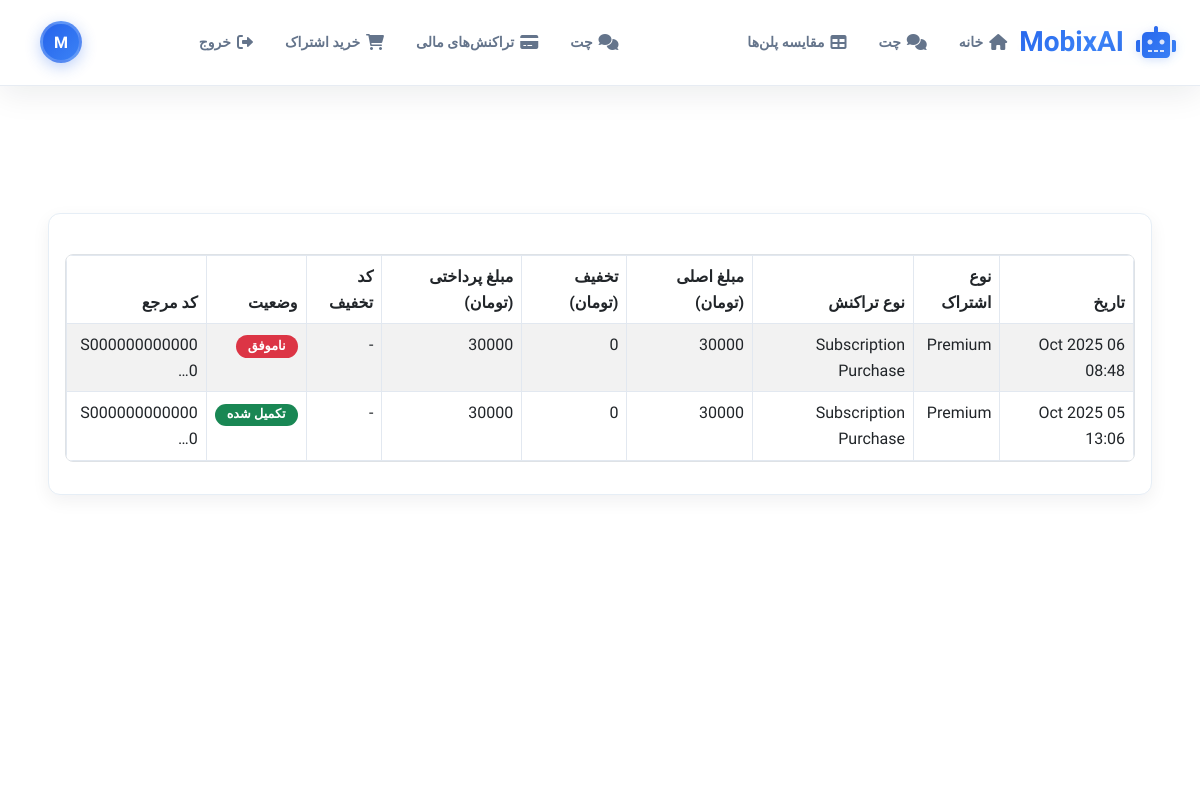
Before: /financial-transactions/ (signed in) with the older database file.
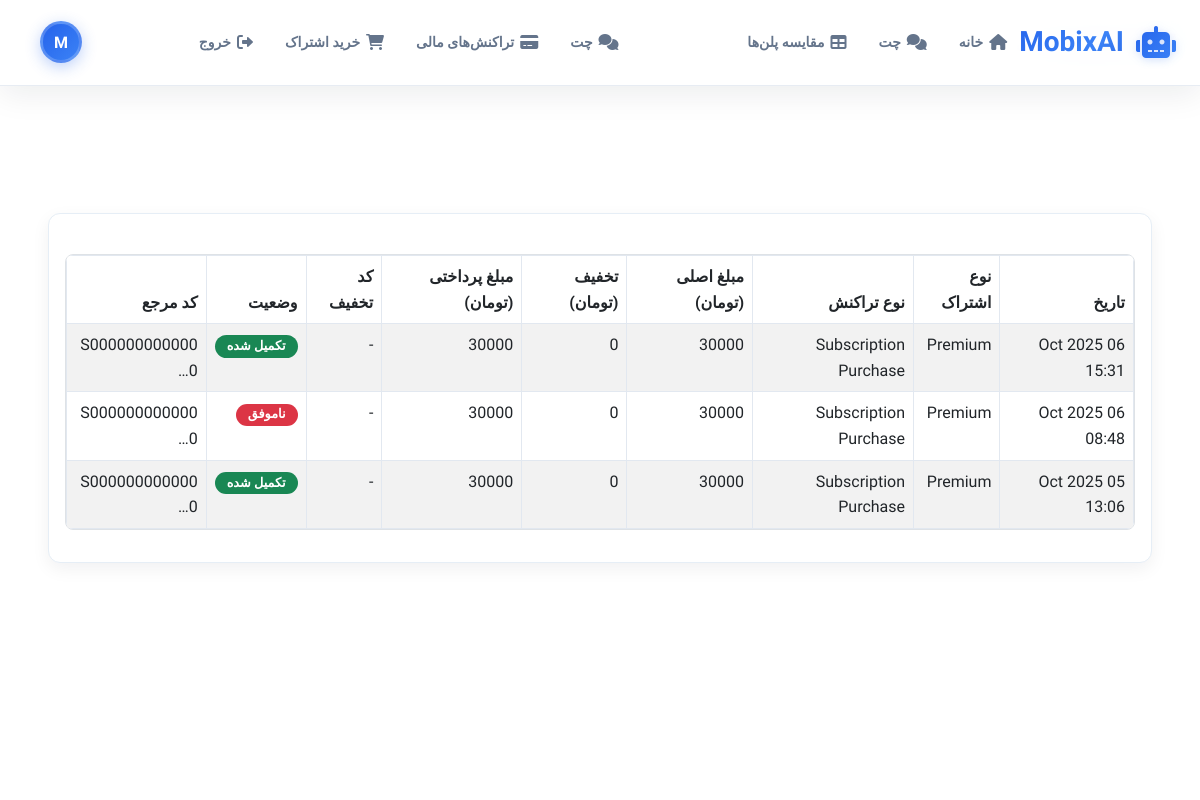
After: the same page with the newer database file.
### subscriptions/models.py (models this page shows, shortened)
class FinancialTransaction(models.Model):
    TRANSACTION_TYPES = [
        ('subscription_purchase', 'Subscription Purchase'),
        ('subscription_upgrade', 'Subscription Upgrade'),
        ('subscription_renewal', 'Subscription Renewal'),
    ]
    TRANSACTION_STATUS = [
        ('pending', 'Pending'),
        ('completed', 'Completed'),
        ('failed', 'Failed'),
        ('refunded', 'Refunded'),
    ]
    user = models.ForeignKey(User, on_delete=models.CASCADE, related_name='financial_transactions')
    subscription_type = models.ForeignKey(SubscriptionType, on_delete=models.CASCADE, null=True, blank=True)
    transaction_type = models.CharField(max_length=30, choices=TRANSACTION_TYPES)
    status = models.CharField(max_length=20, choices=TRANSACTION_STATUS, default='pending')
    amount = models.DecimalField(max_digits=10, decimal_places=2, help_text="Amount in Tomans")
    original_amount = models.DecimalField(max_digits=10, decimal_places=2, null=True, blank=True, help_text="Original amount before discounts in Tomans")
    discount_amount = models.DecimalField(max_digits=10, decimal_places=2, default=0, help_text="Discount amount in Tomans")
    authority = models.CharField(max_length=100, unique=True, help_text="Payment authority from gateway")
    reference_id = models.CharField(max_length=100, null=True, blank=True, help_text="Reference ID from payment gateway")
    discount_code = models.ForeignKey(DiscountCode, on_delete=models.SET_NULL, null=True, blank=True)
    created_at = models.DateTimeField(default=timezone.now)
    updated_at = models.DateTimeField(auto_now=True)
    class Meta:
        db_table = 'financial_transactions'
        verbose_name = "Financial Transaction"
        verbose_name_plural = "Financial Transactions"
        ordering = ['-created_at']

class SubscriptionType(models.Model):
    name = models.CharField(max_length=50, unique=True)
    description = models.TextField(blank=True)
    price = models.DecimalField(max_digits=10, decimal_places=2, default=0)
    duration_days = models.IntegerField(default=30, help_text="Subscription duration in days")
    sku = models.CharField(max_length=50, unique=True, help_text="Stock Keeping Unit for the subscription")
    max_tokens = models.IntegerField(default=0, help_text="Maximum tokens allowed for this subscription (0 for unlimited)")
    max_tokens_free = models.IntegerField(default=0, help_text="Maximum free tokens allowed for this subscription (0 for unlimited)")
    max_openrouter_cost_usd = models.DecimalField(
        max_digits=10,
        decimal_places=2,
        default=0,
        help_text="Maximum OpenRouter API cost in USD allowed for this subscription (0 for unlimited)"
    )
    hourly_max_messages = models.IntegerField(default=0, help_text="Maximum messages per hour (0 for unlimited)")
    hourly_max_tokens = models.IntegerField(default=0, help_text="Maximum tokens per hour (0 for unlimited)")
    three_hours_max_messages = models.IntegerField(default=0, help_text="Maximum messages per 3 hours (0 for unlimited)")
    three_hours_max_tokens = models.IntegerField(default=0, help_text="Maximum tokens per 3 hours (0 for unlimited)")
    twelve_hours_max_messages = models.IntegerField(default=0, help_text="Maximum messages per 12 hours (0 for unlimited)")
    twelve_hours_max_tokens = models.IntegerField(default=0, help_text="Maximum tokens per 12 hours (0 for unlimited)")
    daily_max_messages = models.IntegerField(default=0, help_text="Maximum messages per day (0 for unlimited)")
    daily_max_tokens = models.IntegerField(default=0, help_text="Maximum tokens per day (0 for unlimited)")
    weekly_max_messages = models.IntegerField(default=0, help_text="Maximum messages per week (0 for unlimited)")
    weekly_max_tokens = models.IntegerField(default=0, help_text="Maximum tokens per week (0 for unlimited)")
    monthly_max_messages = models.IntegerField(default=0, help_text="Maximum messages per month (0 for unlimited)")
    monthly_max_tokens = models.IntegerField(default=0, help_text="Maximum tokens per month (0 for unlimited)")
    monthly_free_model_messages = models.IntegerField(default=0, help_text="Maximum free model messages per month (0 for unlimited)")
    monthly_free_model_tokens = models.IntegerField(default=0, help_text="Maximum free model tokens per month (0 for unlimited)")
    daily_image_generation_limit = models.IntegerField(default=10, help_text="Maximum images that can be generated per day (0 for unlimited)")
    weekly_image_generation_limit = models.IntegerField(default=50, help_text="Maximum images that can be generated per week (0 for unlimited)")
    monthly_image_generation_limit = models.IntegerField(default=200, help_text="Maximum images that can be generated per month (0 for unlimited)")
    is_active = models.BooleanField(default=True)
    created_at = models.DateTimeField(default=timezone.now)
    class Meta:
        db_table = 'subscription_types'

### core/views.py (the view)
# urls.py: path('financial-transactions/', views.financial_transactions, name='financial_transactions'),
@login_required
def financial_transactions(request):
    FinancialTransaction = apps.get_model('subscriptions', 'FinancialTransaction')
    transactions = FinancialTransaction.objects.filter(
        user=request.user
    ).order_by('-created_at')
    paginator = Paginator(transactions, 10)
    page_number = request.GET.get('page')
    page_obj = paginator.get_page(page_number)
    context = {
        'transactions': page_obj,
    }
    return render(request, 'financial_transactions.html', context)

### accounts/models.py (called while the page is built)
    def get_subscription_type(self):
        try:
            user_subscription = self.subscription
            if user_subscription.is_active:
                if user_subscription.end_date and user_subscription.end_date < timezone.now():
                    user_subscription.is_active = False
                    user_subscription.save()
                    return None
                return user_subscription.subscription_type
        except:
            pass
        return None

    def get_subscription_info(self):
        try:
            user_subscription = self.subscription
            if user_subscription.is_active:
                if user_subscription.end_date and user_subscription.end_date < timezone.now():
                    user_subscription.is_active = False
                    user_subscription.save()
                    return None
                return user_subscription
        except:
            pass
        return None

### templates/financial_transactions.html (shortened to what the changed rows need)
{% extends 'base.html' %}
{% block content %}
<div class="chatgpt-container">
    <div class="chatgpt-layout">
        <div class="main-content">
            <div class="chat-messages-container">
                <div class="chat-messages">
                    {% if user.is_authenticated %}
                        <div class="card" style="border: 1px solid #E6EEF6; border-radius: 12px; box-shadow: 0 6px 18px rgba(11,18,32,0.06);">
                            <div class="card-body">
                                {% if transactions %}
                                    <div class="table-responsive">
                                        <table class="table table-striped table-hover">
                                            <thead>
                                                <tr>
                                                    <th>تاریخ</th>
                                                    <th>نوع اشتراک</th>
                                                    <th>نوع تراکنش</th>
                                                    <th>مبلغ اصلی (تومان)</th>
                                                    <th>تخفیف (تومان)</th>
                                                    <th>مبلغ پرداختی (تومان)</th>
                                                    <th>کد تخفیف</th>
                                                    <th>وضعیت</th>
                                                    <th>کد مرجع</th>
                                                </tr>
                                            </thead>
                                            <tbody>
                                                {% for transaction in transactions %}
                                                <tr>
                                                    <td>{{ transaction.created_at|date:"d M Y H:i" }}</td>
                                                    <td>
                                                        {% if transaction.subscription_type %}
                                                            {{ transaction.subscription_type.name }}
                                                        {% else %}
                                                            -
                                                        {% endif %}
                                                    </td>
                                                    <td>{{ transaction.get_transaction_type_display }}</td>
                                                    <td>
                                                        {% if transaction.original_amount %}
                                                            {{ transaction.original_amount|floatformat:0 }}
                                                        {% else %}
                                                            -
                                                        {% endif %}
                                                    </td>
                                                    <td>{{ transaction.discount_amount|floatformat:0 }}</td>
                                                    <td>{{ transaction.amount|floatformat:0 }}</td>
                                                    <td>
                                                        {% if transaction.discount_code %}
                                                            {{ transaction.discount_code.code }}
                                                        {% else %}
                                                            -
                                                        {% endif %}
                                                    </td>
                                                    <td>
                                                        {% if transaction.status == 'completed' %}
                                                            <span class="badge bg-success">تکمیل شده</span>
                                                        {% elif transaction.status == 'pending' %}
                                                            <span class="badge bg-warning">در انتظار</span>
                                                        {% elif transaction.status == 'failed' %}
                                                            <span class="badge bg-danger">ناموفق</span>
                                                        {% elif transaction.status == 'refunded' %}
                                                            <span class="badge bg-info">برگشت داده شده</span>
                                                        {% endif %}
                                                    </td>
                                                    <td>{{ transaction.reference_id|truncatechars:15 }}</td>
                                                </tr>
                                                {% endfor %}
                                            </tbody>
                                        </table>
                                    </div>
                                {% endif %}
                            </div>
                        </div>
                    {% endif %}
                </div>
            </div>
        </div>
    </div>
</div>
{% endblock %}

Changed rows visible on the page:
added FinancialTransaction: status "تکمیل شده"
